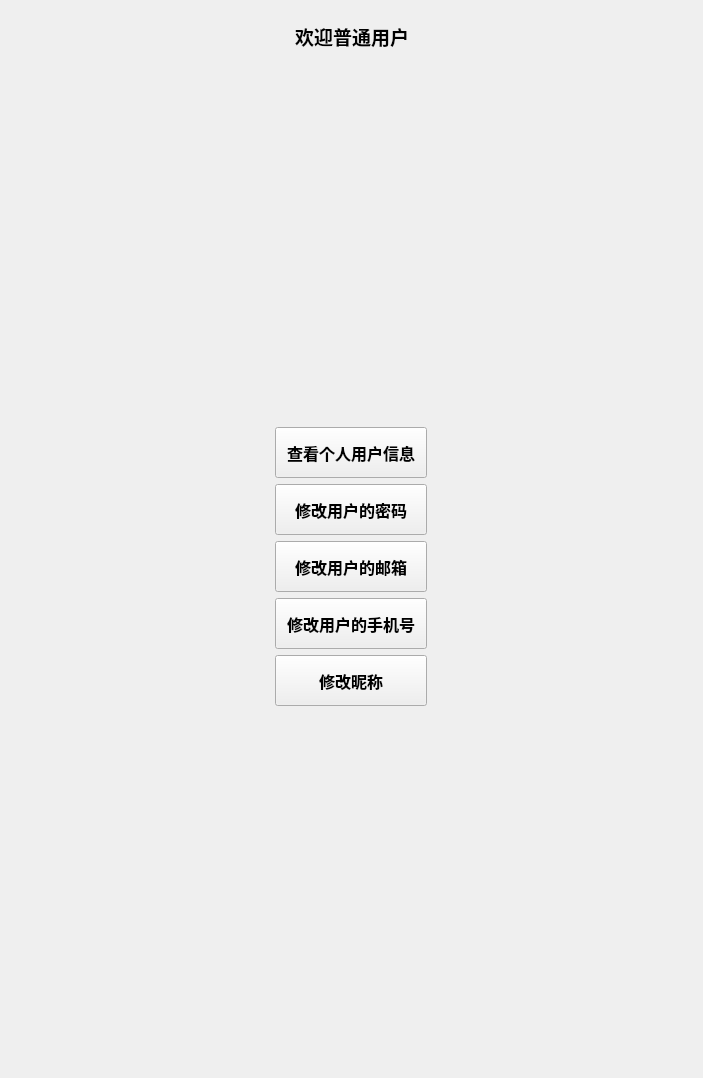
<?xml version="1.0" encoding="UTF-8"?>
<ui version="4.0">
 <class>User</class>
 <widget class="QWidget" name="User">
  <property name="geometry">
   <rect>
    <x>0</x>
    <y>0</y>
    <width>703</width>
    <height>462</height>
   </rect>
  </property>
  <property name="windowTitle">
   <string>Form</string>
  </property>
  <layout class="QGridLayout" name="gridLayout" rowminimumheight="50,1000">
   <item row="0" column="0">
    <layout class="QVBoxLayout" name="verticalLayout">
     <item>
      <layout class="QHBoxLayout" name="horizontalLayout">
       <item>
        <spacer name="horizontalSpacer">
         <property name="orientation">
          <enum>Qt::Horizontal</enum>
         </property>
         <property name="sizeHint" stdset="0">
          <size>
           <width>40</width>
           <height>20</height>
          </size>
         </property>
        </spacer>
       </item>
       <item>
        <widget class="QLabel" name="label">
         <property name="font">
          <font>
           <family>微软雅黑</family>
           <pointsize>14</pointsize>
           <weight>75</weight>
           <bold>true</bold>
          </font>
         </property>
         <property name="text">
          <string>欢迎普通用户</string>
         </property>
         <property name="alignment">
          <set>Qt::AlignCenter</set>
         </property>
        </widget>
       </item>
       <item>
        <spacer name="horizontalSpacer_2">
         <property name="orientation">
          <enum>Qt::Horizontal</enum>
         </property>
         <property name="sizeHint" stdset="0">
          <size>
           <width>40</width>
           <height>20</height>
          </size>
         </property>
        </spacer>
       </item>
      </layout>
     </item>
    </layout>
   </item>
   <item row="1" column="0">
    <layout class="QHBoxLayout" name="horizontalLayout_3" stretch="0,100">
     <item>
      <layout class="QVBoxLayout" name="verticalLayout_2">
       <item>
        <layout class="QVBoxLayout" name="LayoutUserAction">
         <item>
          <widget class="QPushButton" name="btnSeeOne">
           <property name="minimumSize">
            <size>
             <width>152</width>
             <height>51</height>
            </size>
           </property>
           <property name="maximumSize">
            <size>
             <width>152</width>
             <height>51</height>
            </size>
           </property>
           <property name="font">
            <font>
             <family>微软雅黑</family>
             <pointsize>12</pointsize>
             <weight>75</weight>
             <bold>true</bold>
            </font>
           </property>
           <property name="text">
            <string>查看个人用户信息</string>
           </property>
          </widget>
         </item>
         <item>
          <widget class="QPushButton" name="BtnChagePassword">
           <property name="minimumSize">
            <size>
             <width>152</width>
             <height>51</height>
            </size>
           </property>
           <property name="maximumSize">
            <size>
             <width>152</width>
             <height>51</height>
            </size>
           </property>
           <property name="font">
            <font>
             <family>微软雅黑</family>
             <pointsize>12</pointsize>
             <weight>75</weight>
             <bold>true</bold>
            </font>
           </property>
           <property name="text">
            <string>修改用户的密码</string>
           </property>
          </widget>
         </item>
         <item>
          <widget class="QPushButton" name="btnChageEmail">
           <property name="minimumSize">
            <size>
             <width>152</width>
             <height>51</height>
            </size>
           </property>
           <property name="maximumSize">
            <size>
             <width>152</width>
             <height>51</height>
            </size>
           </property>
           <property name="font">
            <font>
             <family>微软雅黑</family>
             <pointsize>12</pointsize>
             <weight>75</weight>
             <bold>true</bold>
            </font>
           </property>
           <property name="text">
            <string>修改用户的邮箱</string>
           </property>
          </widget>
         </item>
         <item>
          <widget class="QPushButton" name="btnChagePhone">
           <property name="minimumSize">
            <size>
             <width>152</width>
             <height>51</height>
            </size>
           </property>
           <property name="maximumSize">
            <size>
             <width>152</width>
             <height>51</height>
            </size>
           </property>
           <property name="font">
            <font>
             <family>微软雅黑</family>
             <pointsize>12</pointsize>
             <weight>75</weight>
             <bold>true</bold>
            </font>
           </property>
           <property name="text">
            <string>修改用户的手机号</string>
           </property>
          </widget>
         </item>
         <item>
          <widget class="QPushButton" name="btnChageNickname">
           <property name="minimumSize">
            <size>
             <width>152</width>
             <height>51</height>
            </size>
           </property>
           <property name="maximumSize">
            <size>
             <width>152</width>
             <height>51</height>
            </size>
           </property>
           <property name="font">
            <font>
             <family>微软雅黑</family>
             <pointsize>12</pointsize>
             <weight>75</weight>
             <bold>true</bold>
            </font>
           </property>
           <property name="text">
            <string>修改昵称</string>
           </property>
          </widget>
         </item>
        </layout>
       </item>
      </layout>
     </item>
     <item>
      <layout class="QHBoxLayout" name="LayoutUserMessage"/>
     </item>
    </layout>
   </item>
  </layout>
 </widget>
 <resources/>
 <connections/>
</ui>
